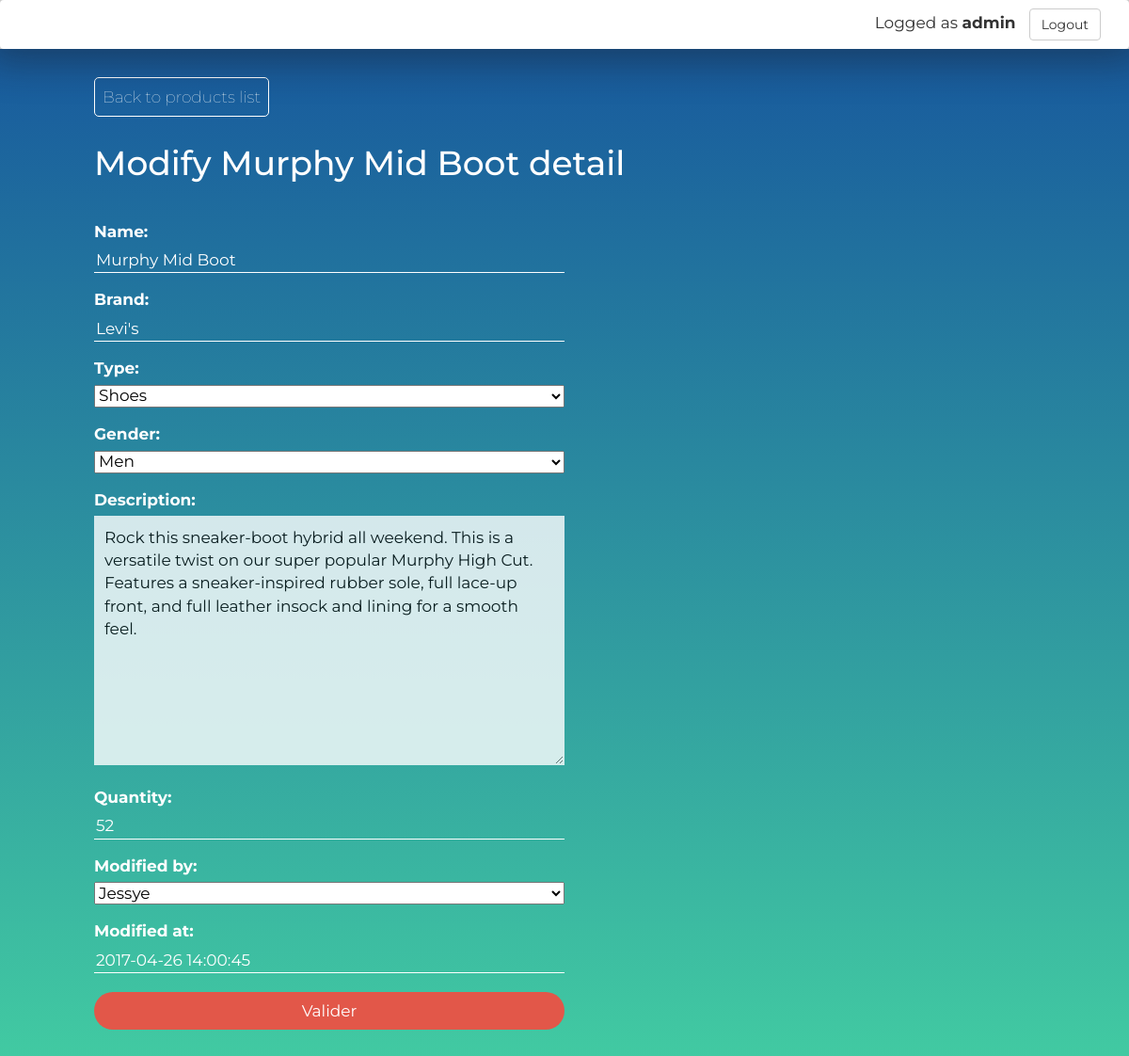
The app's page /8/update/ (signed in) with its own data.
### inventory/models.py (models this page shows, shortened)
class Parano(models.Model):
    created_by = models.ForeignKey(
        'Member',
        verbose_name="Created by",
        related_name="%(app_label)s_%(class)s_creator",
        null=True,
        blank=True,
    )
    modified_by = models.ForeignKey(
        'Member',
        verbose_name="Modified by",
        related_name="%(app_label)s_%(class)s_modificator",
        null=True,
        blank=True,
    )
    created_at = models.DateTimeField(
        verbose_name="Created at",
        null=True,
        blank=True,
        default= timezone.now()
    )
    modified_at = models.DateTimeField(
        verbose_name="Modified at",
        null=True,
        blank=True,
        default= timezone.now()
    )
    class Meta:
        abstract = True
        app_label = "inventory"

class Product(Parano, models.Model):
    name = models.CharField(
        max_length=60,
        verbose_name="Name",
        null=True,
        blank=False
    )
    brand = models.CharField(
        max_length=60,
        verbose_name="Brand",
        null=True,
        blank=True
    )
    gender_choices = (
        ('Men', 'Men'),
        ('Women', 'Women')
    )
    gender = models.CharField(
        max_length=20,
        choices=gender_choices,
        null=True
    )
    type_choices = (
         ('Pant', 'Pant'),
         ('Shirt', 'Shirt'),
         ('Dress', 'Dress'),
         ('Shoes', 'Shoes')
    )
    type = models.CharField(
        max_length=50,
        choices=type_choices,
        null=True
    )
    quantity = models.IntegerField(
        null = True,
        blank = False,
        verbose_name = "Quantity"
    )
    description = models.TextField(
        verbose_name="Description",
        null=True,
        blank=True
    )
    class Meta:
        app_label = "inventory"

### inventory/views.py (the view)
# urls.py: url(r'^(?P<pk>\d+)/update/', ProductUpdateView.as_view(), name='product-update'),
class ProductUpdateView(UpdateView):
    model = Product
    form_class = ProductCreateForm
    template_name = "inventory/product-update.html"

### inventory/forms.py
class ProductCreateForm(forms.ModelForm):
    class Meta:
        model = Product
        fields = ('name', 'brand', 'type', 'gender', 'description', 'quantity', 'modified_by', 'modified_at')

### inventory/models.py (called while the page is built)
    def __str__(self):
        return str(self.user.username)

### inventory/templates/inventory/product-update.html (shortened to what this page needs)
{% load staticfiles %}
<!DOCTYPE html>
<html lang="en">
<head>
    <link rel="stylesheet" href="//maxcdn.bootstrapcdn.com/bootstrap/3.2.0/css/bootstrap.min.css">
    <link rel="stylesheet" href="{% static 'css/styles.css' %}" />
</head>
<body>
    <nav class="navbar">
        <div class="container-fluid">
            <div class="navbar-header pull-right">
                <span>Logged as <b>{{ user.username }}&nbsp;&nbsp;</b></span>
                <a href="{% url 'django.contrib.auth.views.logout' %}?next=/login" class="btn btn-default navbar-btn">Logout</a>
            </div>
        </div>
    </nav>
    <section id="create_page">
        <div class="wrap">
            <a href="/list" class="small-btn">Back to products list</a>
            <h1>Modify {{product.name}} detail</h1>
            <form action="." method="POST">
                {{form.as_p}}
                <input type="submit" value="Valider">
            </form>
        </div>
    </section>
</body>
</html>

### inventory/static/css/styles.css (style rules this page uses)
html { height: 100%; }
body { width: 100%; height: 100%; display: inline-block; font-family: 'Montserrat', sans-serif; font-size: 17px; }
.navbar { margin-bottom: 0; box-shadow: 0px 0px 40px 14px rgba(25,25,25,0.4); -webkit-box-shadow: 0px 0px 40px 14px rgba(25,25,25,0.4); -moz-box-shadow: 0px 0px 40px 14px rgba(25,25,25,0.4); padding: 0 14px; }
section { padding: 20px 0 60px 0; }
.wrap { width: 1000px; margin: auto; }
.small-btn { display: inline-block; width: auto; border: solid 1px #fff; font-weight: 700; color: #fff; border-radius: 5px; padding: 8px; font-weight: 100; transition: all 0.2s ease-in-out; margin: 10px 0; }
#create_page { background: #43cea2; background: -webkit-linear-gradient(bottom, #43cea2, #185a9d); background: -moz-linear-gradient(bottom, #43cea2, #185a9d); background: -o-linear-gradient(bottom, #43cea2, #185a9d); background: linear-gradient(to top, #43cea2, #185a9d); width: 100%; color: #fff; }
#create_page form { margin-top: 40px; }
#create_page form label { display: block; margin-top: 16px; }
#create_page form input { border: 0; border-bottom: solid 1px white; background-color: transparent; }
#create_page form select { color: black; }
#create_page form textarea { background-color: white; opacity: 0.8; border: solid 1px white; padding: 10px; color: black; }
#create_page form input[type='submit'] { background-color: #E25749; color: #fff; border-bottom: 0; padding: 8px 20px; border-radius: 20px; margin: 10px 0; transition: all 0.2s ease-in-out; }
#create_page form textarea, input, select { width: 80%; max-width: 500px; }

### records on screen
Product: name "Murphy Mid Boot", brand "Levi's", type "Shoes", gender "Men", description "Rock this sneaker-boot hybrid all weekend. This is a versatile twist on our super popular Murphy High Cut. Features a sneaker-inspired rubber sole, full lace-up front, and full leather insock and lining for a smooth feel.", quantity "52", modified_by "Jessye", modified_at "2017-04-26 14:00:45"

### other values on screen
{{ user.username }} "admin"
